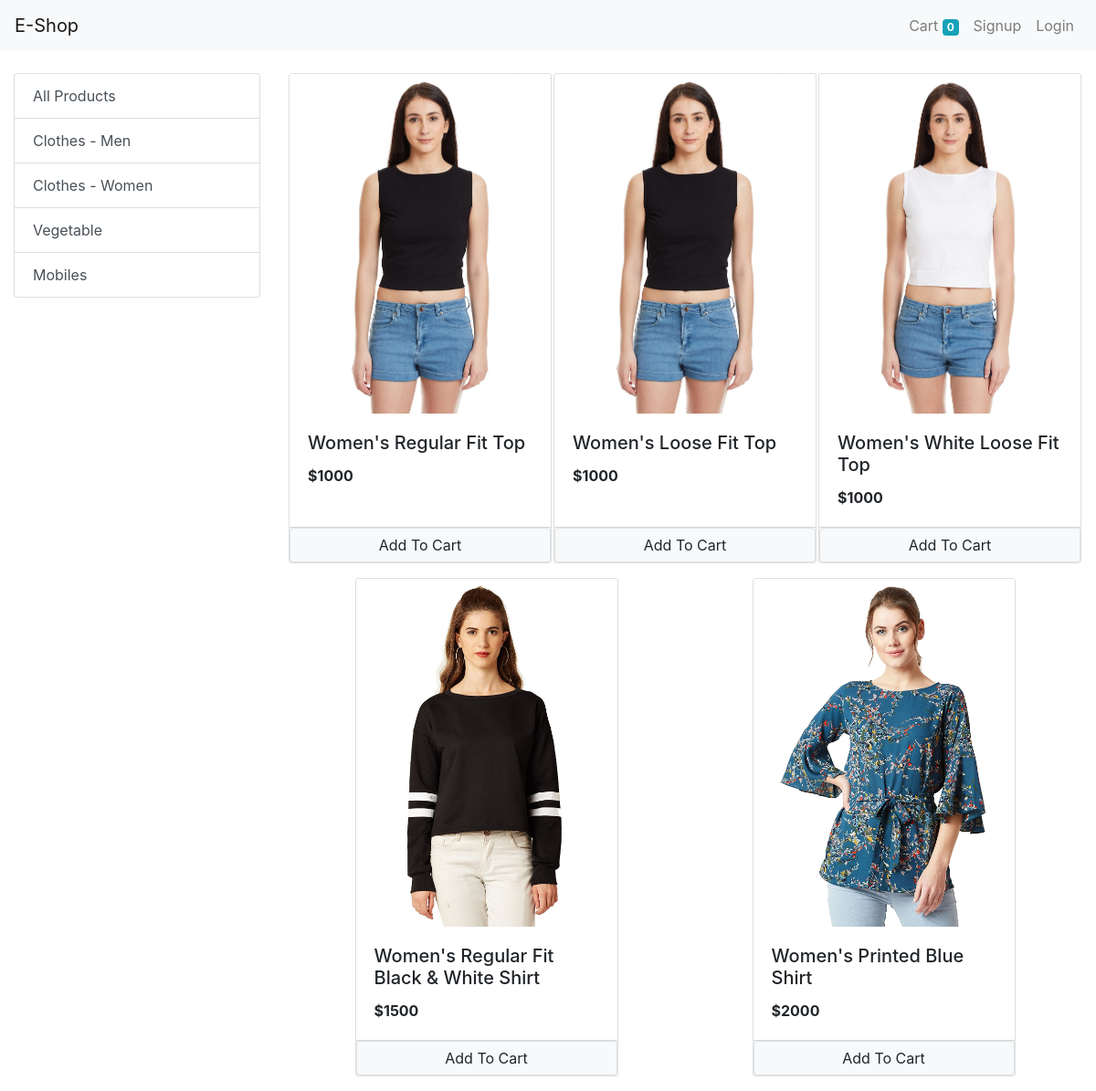
The app's page /?category=2 with its own data.
### store/models/category.py (models this page shows, shortened)
class Category(models.Model):
    name = models.CharField(max_length=255)
    @staticmethod
    def get_all_categories():
        return Category.objects.all()

### store/models/product.py (models this page shows, shortened)
class Product(models.Model):
    category = models.ForeignKey(Category, on_delete=models.CASCADE)
    name = models.CharField(max_length= 50)
    price = models.IntegerField(default= 0)
    description = models.CharField(max_length=200, default= '', null=True, blank=True)
    image = models.ImageField(upload_to='uploads/products/')
    @staticmethod
    def get_all_products_by_categoryid(category_id):
        if category_id:
            return Product.objects.filter(category = category_id)
        else:
            return Product.get_all_products()

### store/views/home.py (the view, shortened to what this page needs)
# urls.py: path('', Index.as_view(), name="home"),
class Index(View):
    def get(self, request):
        cart = request.session.get('cart')
        if not cart:
            request.session['cart'] = {}
        products = None
        categories = Category.get_all_categories()
        categoryID = request.GET.get('category')
        if categoryID:
            products = Product.get_all_products_by_categoryid(categoryID)
        else:
            products = Product.get_all_products()
        data = {}
        data['products'] = products
        data['categories'] = categories
        print("you are: " ,request.session.get('email'))
        return render(request, 'index.html', data)

### store/templatetags/cart.py (called while the page is built)
@register.filter(name='is_in_cart')
def is_in_cart(product, cart):
    keys = cart.keys()
    for id in keys:
        if int(id) == product.id:
            return True
    return False

### store/templatetags/custom_filter.py (called while the page is built)
@register.filter(name='currency')
def currency(number):
    return "$"+str(number)

### store/templates/index.html (shortened to what this page needs)
{% extends 'base.html' %}
{% block content %}
{% load cart %}
{% load custom_filter %}
<div class="container-fluid mt-4">
    <div class="row">
        <div class="col-lg-3 mx-auto">
            <div class="list-group">
                <a href="/" class="list-group-item list-group-item-action" aria-current="true">
                    All Products
                  </a>
                {% for category in categories %}
                <a href="/?category={{category.id}}" class="list-group-item list-group-item-action" aria-current="true">
                  {{category.name}}
                </a>
                {% endfor %}
            </div>
        </div>
        <div id= "products" class="col-lg-9 mx-auto">
            <div class="row mx-auto">
                {% for product in products %}
                <div class="card mx-auto mb-3" id={{product.id}} style="width: 18rem;">
                <img class="card-img-top" src="{{product.image.url}}" alt="Card image cap">
                <div class="card-body">
                    <h5 class="card-title">{{product.name}}</h5>
                    <p class="card-text"><b>{{product.price|currency}}</b></p>
                </div>
                <div class="card-footer p-0">
                    {% if product|is_in_cart:request.session.cart %}
                    <div class="row no-gutters">
                        <form action="/#{{product.id}}" class="col-2" method="post">
                            {% csrf_token %}
                            <input hidden type="text" name='product' value='{{product.id}}'>
                            <input hidden type="text" name='remove' value='True'>
                            <input type="submit" value=" - " class="btn btn-block btn-secondary">
                        </form>
                        <div class="text-center col">{{ product | cart_quantity:request.session.cart}} in cart</div>
                        <form action="/#{{product.id}}" class="col-2" method="post">
                            {% csrf_token %}
                            <input hidden type="text" name='product' value='{{product.id}}'>
                            <input type="submit" value=" + " class="btn btn-block btn-secondary">
                        </form>
                    </div>
                    {% else %}
                    <form action="/#{{product.id}}" method="POST">
                    <input type="submit" class="float-right btn btn-light border btn-block" value="Add To Cart">
                    </form>
                    {% endif %}
                </div>
            </div>
                {% endfor %}
            </div>
        </div>
    </div>
</div>
{% endblock %}

### records on screen
Category: name "Clothes - Men"
Category: name "Clothes - Women"
Category: name "Vegetable"
Category: name "Mobiles"
Product: image (picture), name "Women's Regular Fit Top", price "$1000"
Product: image (picture), name "Women's Loose Fit Top", price "$1000"
Product: image (picture), name "Women's White Loose Fit Top", price "$1000"
Product: image (picture), name "Women's Regular Fit Black & White Shirt", price "$1500"
Product: image (picture), name "Women's Printed Blue Shirt", price "$2000"

### other values on screen
{{ request.session.cart.keys|length }} "0"
